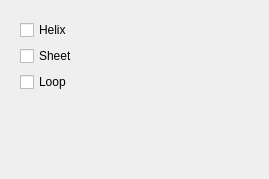
           <widget class="QWidget" name="scrollAreaWidgetContents_3">
            <property name="geometry">
             <rect>
              <x>0</x>
              <y>0</y>
              <width>269</width>
              <height>179</height>
             </rect>
            </property>
            <layout class="QVBoxLayout" name="verticalLayout_5">
             <item>
              <widget class="QFrame" name="gridFrame_3">
               <layout class="QVBoxLayout" name="verticalLayout_6">
                <item>
                 <widget class="QCheckBox" name="checkBox_7">
                  <property name="text">
                   <string>Helix</string>
                  </property>
                 </widget>
                </item>
                <item>
                 <widget class="QCheckBox" name="checkBox_8">
                  <property name="text">
                   <string>Sheet</string>
                  </property>
                 </widget>
                </item>
                <item>
                 <widget class="QCheckBox" name="checkBox_9">
                  <property name="text">
                   <string>Loop</string>
                  </property>
                 </widget>
                </item>
                <item>
                 <spacer name="verticalSpacer_3">
                  <property name="orientation">
                   <enum>Qt::Vertical</enum>
                  </property>
                  <property name="sizeHint" stdset="0">
                   <size>
                    <width>20</width>
                    <height>20</height>
                   </size>
                  </property>
                 </spacer>
                </item>
               </layout>
              </widget>
             </item>
            </layout>
           </widget>
